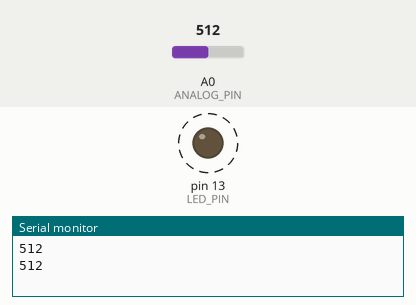
Bench run of a sketch on a simulated Arduino Uno, built with avr-gcc and run on an emulated ATmega328P. Parts: output pins drawn as LEDs (lit = HIGH), the last lines printed to the serial monitor. Dashed ring = blinking. The test bench sets the inputs (shaded band); at power-on: A0 (ANALOG_PIN) = 512.

Above: at 1.8 s.
1.9 s: A0 (ANALOG_PIN) set to 122
At 2.37 s:
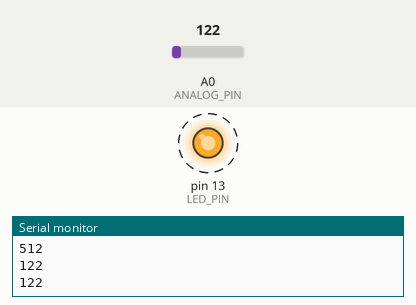
5.4 s: A0 (ANALOG_PIN) set to 0
At 6.6 s:
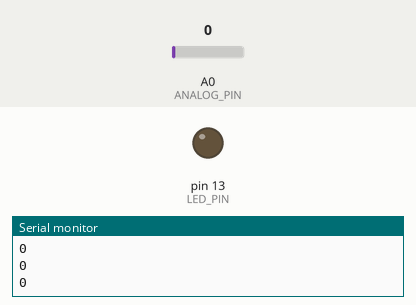
6.9 s: A0 (ANALOG_PIN) set to 306
At 7.67 s:
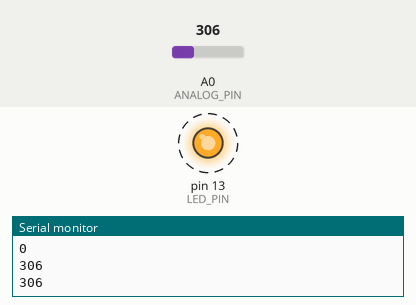
Timing chart, 0 to 16.4 s (numbered marks = the images above; inputs shaded):
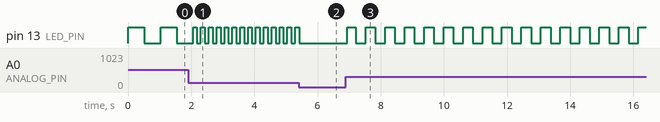

Measured:
- after the input at 1.9 s, pin 13 (LED_PIN): alternates HIGH for 0.12 s and LOW for 0.13 s, starting after 0.28 s
- after the input at 5.4 s, pin 13 (LED_PIN): goes on until 5.4 s, then stays LOW
- after the input at 6.9 s, pin 13 (LED_PIN): alternates HIGH for 0.31 s and LOW for 0.31 s, starting after 0.05 s
- by itself, pin 13 (LED_PIN): alternates HIGH for 0.51 s and LOW for 0.52 s

The sketch:

ESP01-Webserver.ino
```cpp
#include <SoftwareSerial.h>

#define LED_PIN 13 // Pin connected to the LED
#define ANALOG_PIN A0 // Analog pin for reading input
SoftwareSerial BTSerial(2, 3); // RX, TX pins for HC-05

void setup() {
  pinMode(LED_PIN, OUTPUT);
  pinMode(ANALOG_PIN, INPUT);
  Serial.begin(9600);
  BTSerial.begin(9600);
}

void loop() {
  // Read analog input from pin A0
  int sensorValue = analogRead(ANALOG_PIN);

  // Send sensor value to laptop via Bluetooth
  BTSerial.print(sensorValue);
  Serial.println(sensorValue);
  BTSerial.print('\n'); // Add a newline character to indicate end of transmission

  // Blink LED based on sensor value
  digitalWrite(LED_PIN, HIGH);
  delay(sensorValue); // Delay based on sensor value
  digitalWrite(LED_PIN, LOW);
  delay(sensorValue); // Delay based on sensor value
}
```
